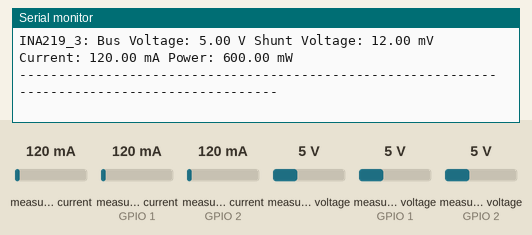
This sketch was run on a simulated ESP32. Shown: the last lines printed to the serial monitor. The test bench sets the inputs (shaded band); at power-on: measured current 120 mA, measured current (sensors on GPIO 1, GPIO 2) 120 mA, measured voltage 5 V, measured voltage (sensors on GPIO 1, GPIO 2) 5 V.

Above: at 1.2 s.
1.3 s: measured current (sensor 0) set to 40 mA
2.8 s: measured current (sensor on GPIO 1) set to 40 mA
4.3 s: measured current (sensor on GPIO 2) set to 40 mA
5.8 s: measured voltage (sensor 0) set to 0.3 V
At 7.1 s:
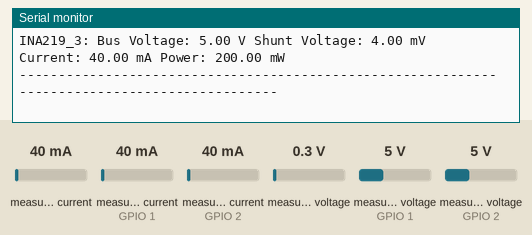
7.3 s: measured voltage (sensor on GPIO 1) set to 0.3 V
8.8 s: measured voltage (sensor on GPIO 2) set to 0.3 V
At 11.1 s:
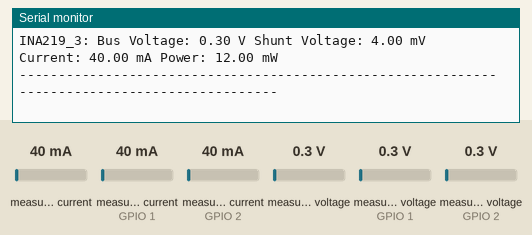
Timing chart, 0 to 11.3 s (numbered marks = the images above; inputs shaded):
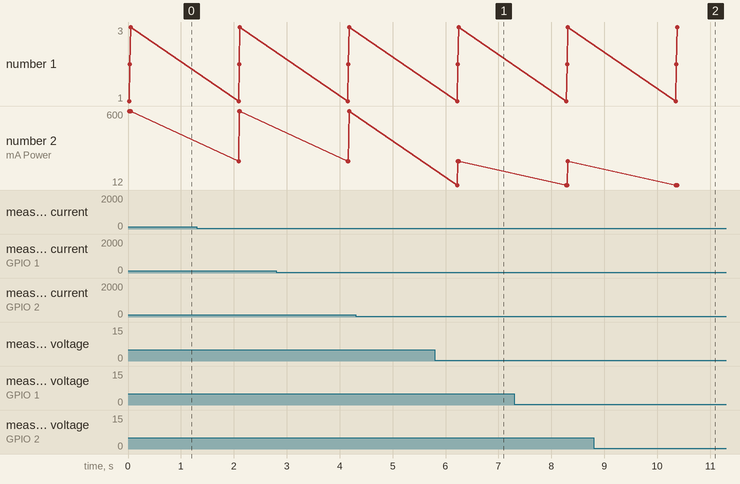

Measured:
- after the input at 5.8 s, the serial monitor: prints a new line after 0.42 s (image 1)
- after the input at 8.8 s, the serial monitor: prints a new line after 1.6 s (image 2)

The sketch:

ina219_3_current_sensors.ino
```cpp
#include <Wire.h>
#include <Adafruit_INA219.h>

// Create instances for three INA219 sensors
Adafruit_INA219 ina219_1(0x40);
Adafruit_INA219 ina219_2(0x41);
Adafruit_INA219 ina219_3(0x42);

void setup(void) {
  Serial.begin(115200);
  while (!Serial) {
      // wait for serial port to open
      delay(1);
  }

  // Initialize the INA219 instances
  if (!ina219_1.begin()) {
    Serial.println("Failed to find INA219_1 chip");
    while (1) { delay(10); }
  }
  if (!ina219_2.begin()) {
    Serial.println("Failed to find INA219_2 chip");
    while (1) { delay(10); }
  }
  if (!ina219_3.begin()) {
    Serial.println("Failed to find INA219_3 chip");
    while (1) { delay(10); }
  }

  // Calibrate INA219 sensors
  ina219_1.setCalibration_32V_2A();  // For 0.1 ohm shunt resistor, max 2A
  ina219_2.setCalibration_32V_2A();
  ina219_3.setCalibration_32V_2A();
}

void loop(void) {
  float shuntvoltage1 = 0;
  float busvoltage1 = 0;
  float current_mA1 = 0;
  float power_mW1 = 0;

  float shuntvoltage2 = 0;
  float busvoltage2 = 0;
  float current_mA2 = 0;
  float power_mW2 = 0;

  float shuntvoltage3 = 0;
  float busvoltage3 = 0;
  float current_mA3 = 0;
  float power_mW3 = 0;

  // Read from INA219_1
  shuntvoltage1 = ina219_1.getShuntVoltage_mV();
  busvoltage1 = ina219_1.getBusVoltage_V();
  current_mA1 = ina219_1.getCurrent_mA();
  power_mW1 = ina219_1.getPower_mW();

  // Read from INA219_2
  shuntvoltage2 = ina219_2.getShuntVoltage_mV();
  busvoltage2 = ina219_2.getBusVoltage_V();
  current_mA2 = ina219_2.getCurrent_mA();
  power_mW2 = ina219_2.getPower_mW();

  // Read from INA219_3
  shuntvoltage3 = ina219_3.getShuntVoltage_mV();
  busvoltage3 = ina219_3.getBusVoltage_V();
  current_mA3 = ina219_3.getCurrent_mA();
  power_mW3 = ina219_3.getPower_mW();

  // Print the results
  Serial.print("INA219_1: ");
  Serial.print("Bus Voltage: "); Serial.print(busvoltage1); Serial.print(" V ");
  Serial.print("Shunt Voltage: "); Serial.print(shuntvoltage1); Serial.print(" mV ");
  Serial.print("Current: "); Serial.print(current_mA1); Serial.print(" mA ");
  Serial.print("Power: "); Serial.print(power_mW1); Serial.println(" mW");
  Serial.println("----------------------------------------------------------------------------------------------");
  Serial.print("INA219_2: ");
  Serial.print("Bus Voltage: "); Serial.print(busvoltage2); Serial.print(" V ");
  Serial.print("Shunt Voltage: "); Serial.print(shuntvoltage2); Serial.print(" mV ");
  Serial.print("Current: "); Serial.print(current_mA2); Serial.print(" mA ");
  Serial.print("Power: "); Serial.print(power_mW2); Serial.println(" mW");
  Serial.println("----------------------------------------------------------------------------------------------");
  Serial.print("INA219_3: ");
  Serial.print("Bus Voltage: "); Serial.print(busvoltage3); Serial.print(" V ");
  Serial.print("Shunt Voltage: "); Serial.print(shuntvoltage3); Serial.print(" mV ");
  Serial.print("Current: "); Serial.print(current_mA3); Serial.print(" mA ");
  Serial.print("Power: "); Serial.print(power_mW3); Serial.println(" mW");
  Serial.println("----------------------------------------------------------------------------------------------");

  delay(2000);
}
```
